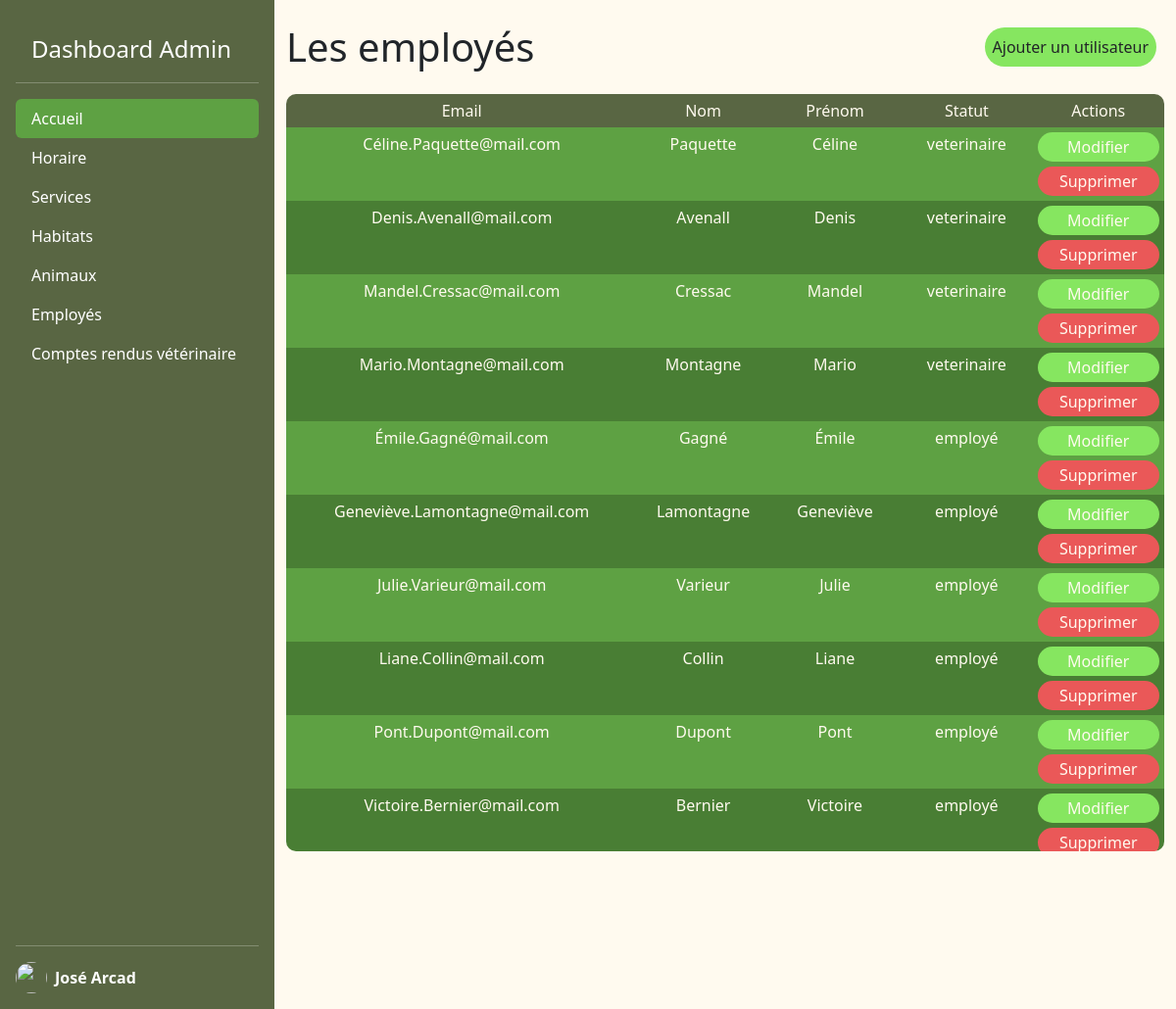
/admin/pages/employees.php, run on the app's committed database.
### tables this page shows
CREATE TABLE IF NOT EXISTS user (
    username VARCHAR(50) NOT NULL, 
    password VARCHAR(255) NOT NULL,
    last_name VARCHAR(50) NOT NULL,
    first_name VARCHAR(50) NOT NULL,
    role_id INT NOT NULL,
    PRIMARY KEY (username),
    FOREIGN KEY (role_id) REFERENCES role(role_id)
);

CREATE TABLE IF NOT EXISTS `role`(
    role_id INT NOT NULL AUTO_INCREMENT,
    role_label VARCHAR(50) NOT NULL,
    PRIMARY KEY(role_id)
);

### admin/lib/functions.php (called while the page is built, shortened)
<?php
function getUsers(PDO $pdo): array
{
    $sql = "SELECT * FROM user JOIN role ON user.role_id=role.role_id";
    $query = $pdo->prepare($sql);
    $query->execute();
    $users = $query->fetchAll(PDO::FETCH_ASSOC);
    return $users;
}

### admin/pages/employees.php (the view, shortened to what this page needs)
<?php
require_once __DIR__ . "../../templates/header.php";
require_once __DIR__ . "../../../lib/pdo.php";
require_once __DIR__ . "../../lib/functions.php";
$users = getUsers($pdo);
?>
<div class="container">
    <div class="d-flex align-items-center justify-content-between">
        <h1 class="my-4">Les employés</h1>
        <a href="#" class="button p-2 me-2 h-50 text-decoration-none" data-bs-toggle="modal" data-bs-target="#exampleModal">Ajouter un utilisateur </a>
    </div>
    <div class="table">
        <div class="table_head table_head_employee">
            <div class="table_head_text">Email</div>
            <div class="table_head_text">Nom</div>
            <div class="table_head_text">Prénom</div>
            <div class="table_head_text">Statut</div>
            <div class="table_head_text">Actions</div>
        </div>
        <?php foreach ($users as $key => $user) { ?>
            <?php if ($user["role_label"] != "admin") { ?>
                <div class="table_body table_head_employee <?php if ($key % 2 === 0) {
                                                                echo "striped";
                                                            } ?>">
                    <div class="table_body_text"><?= $user['username'] ?></div>
                    <div class="table_body_text"><?= $user['last_name'] ?></div>
                    <div class="table_body_text"><?= $user['first_name'] ?></div>
                    <div class="table_body_text"><?= $user['role_label'] ?></div>
                    <div>
                        <a href="/admin/pages/employee.php?username=<?= $user['username'] ?>" class="table_head_text actionButton">Modifier</a>
                        <a href="/admin/pages/employee.php?username=<?= $user['username'] ?>" class="table_head_text actionButton deleteButton">Supprimer</a>
                    </div>
                </div>
        <?php }
        } ?>
    </div>
</div>
<?php
require_once __DIR__ . "../../templates/footer.php";
?>

### admin/templates/header.php (shortened to what this page needs)
<!DOCTYPE html>
<html lang="en">
<head>
    <link rel="stylesheet" href="/assets/bootstrap/css/bootstrap.min.css">
    <link rel="stylesheet" href="/admin/assets/css/styles.css">
</head>
<body class="d-flex">
    <header class="desktop">
        <div class="d-flex bootstrap_sidebar flex-column flex-shrink-0 p-3 text-bg-dark" style="width: 280px;">
            <a href="/" class="d-flex m-3 align-items-center mb-3 mb-md-0 me-md-auto text-white text-decoration-none">
                <span class="fs-4">Dashboard Admin</span>
            </a>
            <hr>
            <ul class="nav nav-pills flex-column mb-auto">
                <li class="nav-item">
                    <a href="/admin/index.php" class="nav-link active text-white">
                        Accueil
                    </a>
                </li>
                <li>
                    <a href="/admin/pages/openingTime.php" class="nav-link text-white">
                        Horaire
                    </a>
                </li>
                <li>
                    <a href="/admin/pages/services.php" class="nav-link text-white">
                        Services
                    </a>
                </li>
                <li>
                    <a href="/admin/pages/habitats.php" class="nav-link text-white">
                        Habitats
                    </a>
                </li>
                <li>
                    <a href="/admin/pages/animals.php" class="nav-link text-white">
                        Animaux
                    </a>
                </li>
                <li>
                    <a href="/admin/pages/employees.php" class="nav-link text-white">
                        Employés
                    </a>
                </li>
                <li>
                    <a href="/admin/pages/employees.php" class="nav-link text-white">
                        Comptes rendus vétérinaire
                    </a>
                </li>
            </ul>
            <hr>
            <a href="#" class="d-flex align-items-center text-white text-decoration-none" aria-expanded="false">
                <img src="https://github.com/mdo.png" alt="" width="32" height="32" class="rounded-circle me-2">
                <strong>José Arcad</strong>
            </a>
        </div>
    </header>
    <main>

### admin/templates/footer.php (shortened to what this page needs)
</main>
</body>
</html>

### admin/assets/css/styles.css (style rules this page uses)
.button { color: #212427; background-color: #86e660; padding: 10px; border-radius: 20px 20px 20px 20px; }
.deleteButton { background-color: #ea5858; color: #fffaef; }
body { margin: 0; background-color: #fffaef; }
@media screen and (min-width: 993px) { .bootstrap_sidebar { height: 100vh; } }
@media screen and (min-width: 993px) { .nav-link.active { background-color: #5ea143 !important; } }
@media screen and (min-width: 993px) { main { height: 100vh; width: 100%; } }
@media screen and (min-width: 993px) { .table { max-height: 75vh; width: 100%; color: #fffaef; overflow: scroll; border-radius: 10px; } }
@media screen and (min-width: 993px) { .table_head { background-color: #596643; } }
@media screen and (min-width: 993px) { .table_body { background-color: #5ea143; } }
@media screen and (min-width: 993px) { .table_body .actionButton { color: #fffaef; text-decoration: none; background-color: #86e660; margin: 5px; border-radius: 15px; height: 30px; padding: 5px; line-height: 20px; } }
@media screen and (min-width: 993px) { .table_body .deleteButton { background-color: #ea5858; } }
@media screen and (min-width: 993px) { .striped { background-color: #497e34; } }
@media screen and (min-width: 993px) { .table_head, .table_body { display: grid; grid-template-columns: 5% 15% 30% 20% 15% 15%; } }
@media screen and (min-width: 993px) { .table_head_text, .table_body_text { display: flex; justify-content: center; padding: 5px; } }
@media screen and (min-width: 993px) { .text-bg-dark { background-color: #596643 !important; } }
@media screen and (min-width: 993px) { .table_head_employee, .table_body_employee { grid-template-columns: 40% 15% 15% 15% 15%; } }

### data on the page
user: username "Céline.Paquette@mail.com", last_name "Paquette", first_name "Céline", role.role_label "veterinaire"
user: username "Denis.Avenall@mail.com", last_name "Avenall", first_name "Denis", role.role_label "veterinaire"
user: username "Mandel.Cressac@mail.com", last_name "Cressac", first_name "Mandel", role.role_label "veterinaire"
user: username "Mario.Montagne@mail.com", last_name "Montagne", first_name "Mario", role.role_label "veterinaire"
user: username "Émile.Gagné@mail.com", last_name "Gagné", first_name "Émile", role.role_label "employé"
user: username "Geneviève.Lamontagne@mail.com", last_name "Lamontagne", first_name "Geneviève", role.role_label "employé"
user: username "Julie.Varieur@mail.com", last_name "Varieur", first_name "Julie", role.role_label "employé"
user: username "Liane.Collin@mail.com", last_name "Collin", first_name "Liane", role.role_label "employé"
user: username "Pont.Dupont@mail.com", last_name "Dupont", first_name "Pont", role.role_label "employé"
user: username "Victoire.Bernier@mail.com", last_name "Bernier", first_name "Victoire", role.role_label "employé"
